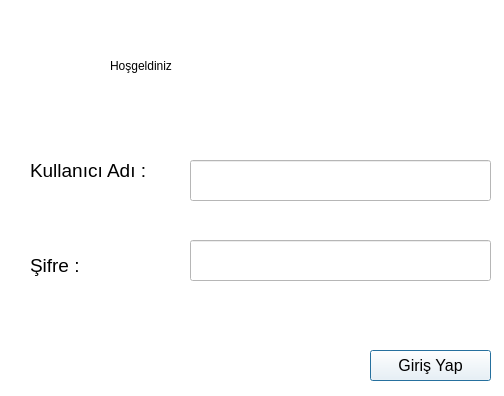
<?xml version="1.0" encoding="UTF-8"?>
<ui version="4.0">
 <class>Login</class>
 <widget class="QDialog" name="Login">
  <property name="windowModality">
   <enum>Qt::WindowModal</enum>
  </property>
  <property name="geometry">
   <rect>
    <x>0</x>
    <y>0</y>
    <width>504</width>
    <height>396</height>
   </rect>
  </property>
  <property name="baseSize">
   <size>
    <width>0</width>
    <height>0</height>
   </size>
  </property>
  <property name="windowTitle">
   <string>Dialog</string>
  </property>
  <property name="styleSheet">
   <string notr="true">background-color: rgb(255, 255, 255);</string>
  </property>
  <widget class="QLabel" name="welcome">
   <property name="geometry">
    <rect>
     <x>110</x>
     <y>10</y>
     <width>291</width>
     <height>111</height>
    </rect>
   </property>
   <property name="styleSheet">
    <string notr="true">font: 28pt &quot;MS Shell Dlg 2&quot;;</string>
   </property>
   <property name="text">
    <string>Hoşgeldiniz</string>
   </property>
   <property name="margin">
    <number>25</number>
   </property>
  </widget>
  <widget class="QLabel" name="username">
   <property name="geometry">
    <rect>
     <x>30</x>
     <y>150</y>
     <width>151</width>
     <height>41</height>
    </rect>
   </property>
   <property name="styleSheet">
    <string notr="true">font-size : 14pt;</string>
   </property>
   <property name="text">
    <string>Kullanıcı Adı :</string>
   </property>
  </widget>
  <widget class="QLabel" name="password">
   <property name="geometry">
    <rect>
     <x>30</x>
     <y>250</y>
     <width>141</width>
     <height>31</height>
    </rect>
   </property>
   <property name="styleSheet">
    <string notr="true">font-size:14pt;</string>
   </property>
   <property name="text">
    <string>Şifre :</string>
   </property>
  </widget>
  <widget class="QLineEdit" name="passwordinput">
   <property name="geometry">
    <rect>
     <x>190</x>
     <y>240</y>
     <width>301</width>
     <height>41</height>
    </rect>
   </property>
  </widget>
  <widget class="QPushButton" name="login">
   <property name="geometry">
    <rect>
     <x>370</x>
     <y>350</y>
     <width>121</width>
     <height>31</height>
    </rect>
   </property>
   <property name="styleSheet">
    <string notr="true">font-size: 12pt;</string>
   </property>
   <property name="text">
    <string>Giriş Yap</string>
   </property>
  </widget>
  <widget class="QLineEdit" name="usernameinput">
   <property name="geometry">
    <rect>
     <x>190</x>
     <y>160</y>
     <width>301</width>
     <height>41</height>
    </rect>
   </property>
  </widget>
 </widget>
 <resources/>
 <connections/>
</ui>
